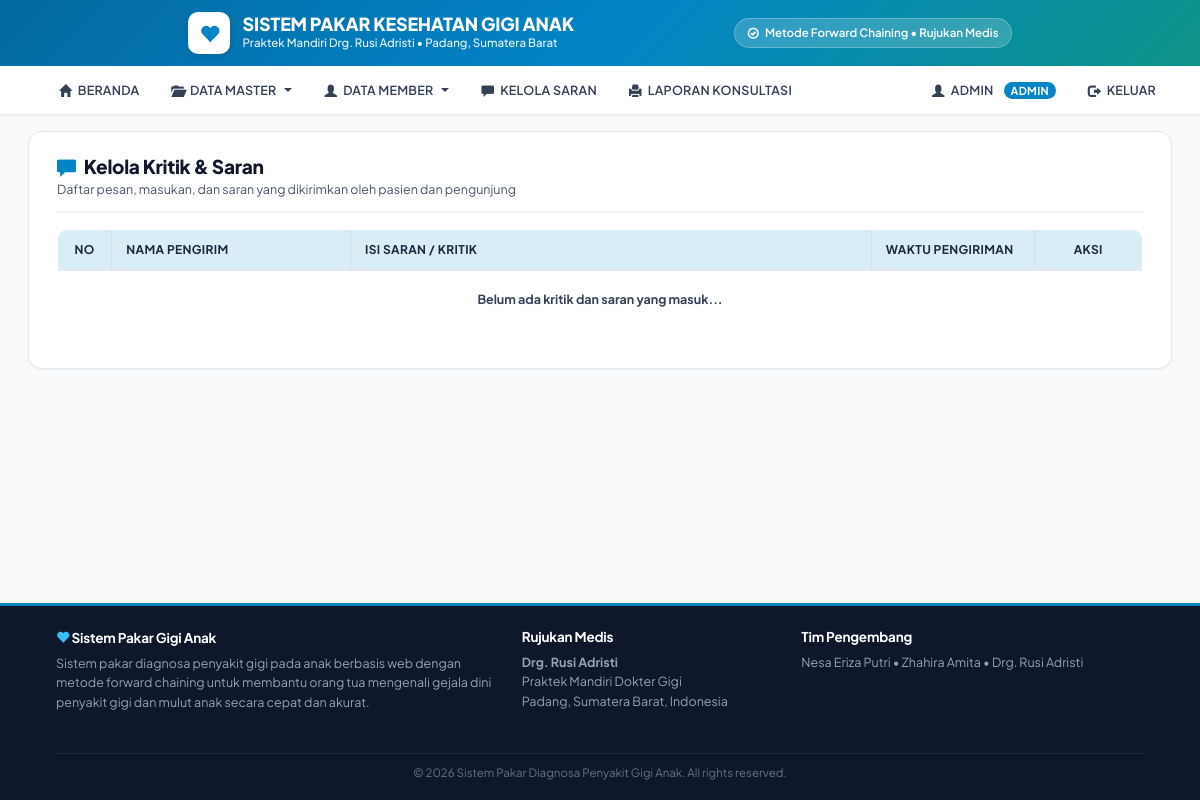
The app's page /kelola_saran/saran.php (signed in), older data.
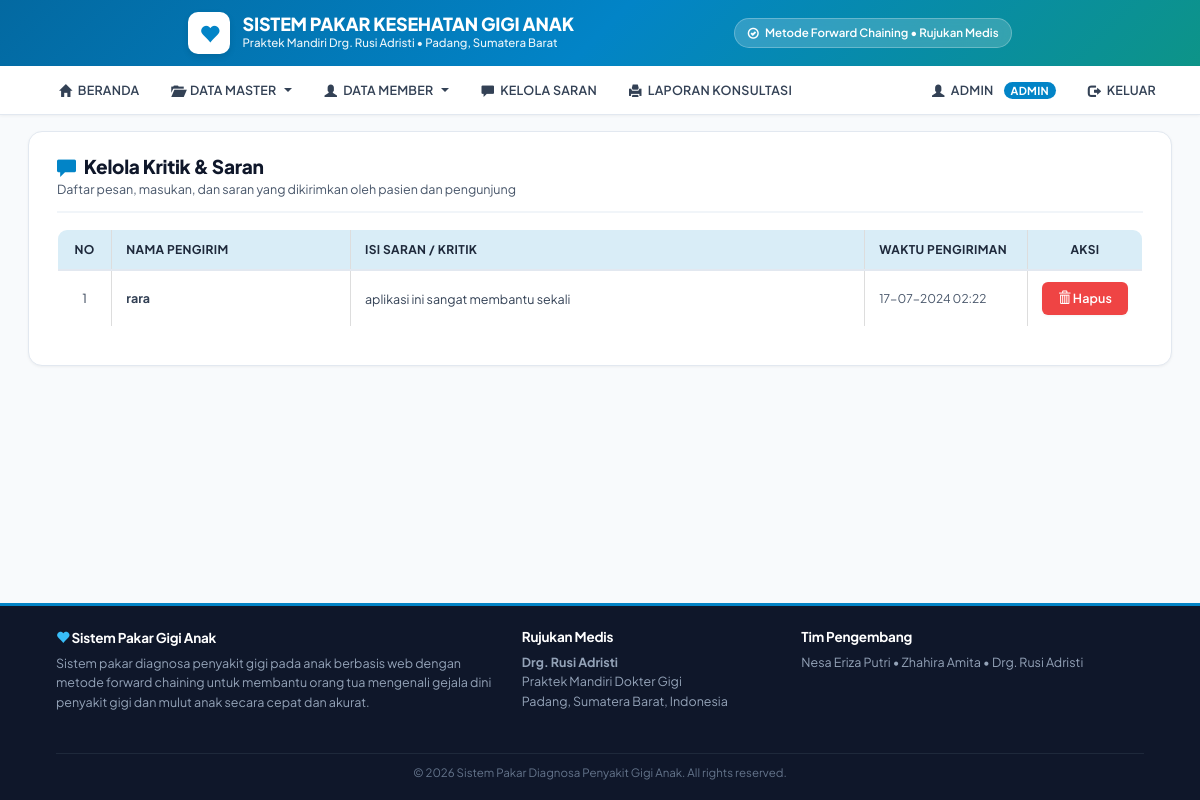
The same page, newer data.
### tables this page shows
CREATE TABLE `tbsaran` (
  `id_saran` int(11) NOT NULL,
  `nama` varchar(50) NOT NULL,
  `saran` text NOT NULL,
  `tgl_kirim` timestamp NOT NULL DEFAULT current_timestamp() ON UPDATE current_timestamp()
);

### kelola_saran/saran.php (the view, shortened to what this page needs)
<?php
include "../library.php";
?>
<body>
<?php
include "../template/kiri.php";
?>
<div class="page-header-custom">
  <div>
    <h3 class="page-title"><span class="glyphicon glyphicon-comment" style="color:var(--primary);"></span> Kelola Kritik &amp; Saran</h3>
    <div class="page-subtitle">Daftar pesan, masukan, dan saran yang dikirimkan oleh pasien dan pengunjung</div>
  </div>
</div>
<?php
$kueri = mysqli_query($koneksi, "SELECT * FROM tbsaran ORDER BY id_saran DESC;");
$no = 1;
?>
<div class="table-responsive">
  <table class="table table-hover table-bordered">
    <thead>
      <tr class="info">
        <th width="5%" class="text-center">No</th>
        <th width="22%">Nama Pengirim</th>
        <th>Isi Saran / Kritik</th>
        <th width="15%">Waktu Pengiriman</th>
        <th width="10%" class="text-center">Aksi</th>
      </tr>
    </thead>
    <tbody>
      <?php
      if(mysqli_num_rows($kueri) < 1) {
        echo "<tr><td class='text-center' colspan='5' style='padding:20px;'><strong>Belum ada kritik dan saran yang masuk...</strong></td></tr>";
      } else {
        while ($isi = mysqli_fetch_array($kueri, MYSQLI_BOTH)){
          $tglStr = !empty($isi['tgl_kirim']) ? date('d-m-Y H:i', strtotime($isi['tgl_kirim'])) : '-';
      ?>
        <tr>
          <td class="text-center"><?php echo $no; ?></td>
          <td><strong><?php echo htmlspecialchars($isi['nama']); ?></strong></td>
          <td style="line-height:1.6; color:var(--slate-700);"><?php echo nl2br(htmlspecialchars($isi['saran'])); ?></td>
          <td style="font-size:12px; color:var(--slate-600);"><?php echo $tglStr; ?></td>
          <td class="text-center">
            <button type="button" class="btn btn-danger btn-sm" data-toggle="modal" data-target="#konfirmasi<?php echo $isi['id_saran']; ?>">
              <span class="glyphicon glyphicon-trash"></span> Hapus
            </button>
          </td>
        </tr>
      <?php
          $no++;
        }
      }
      ?>
    </tbody>
  </table>
</div>
<?php
include "../template/kanan.php";
include "../template/footer.php";
?>

Row changes from the older to the newer data that the page shows:
added tbsaran: nama "rara", saran "aplikasi ini sangat membantu sekali", tgl_kirim "17-07-2024 02:22"
Text that changed along with them:
text no longer shown: "Belum ada kritik dan saran yang masuk..."
